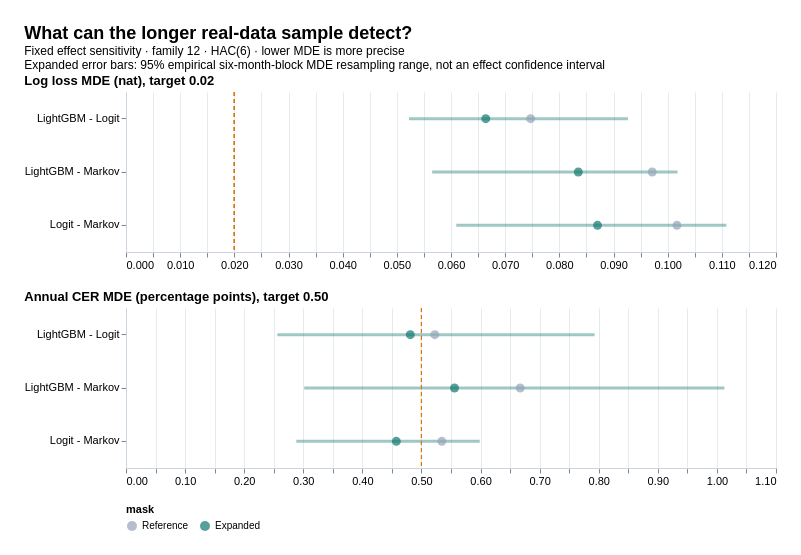

Here is the Vega-Lite specification saved for this chart:
### Vega-Lite specification from a JSON file in a GitHub repository (floating-point values rounded to 4 significant figures)
{"title": {"text": "What can the longer real-data sample detect?", "subtitle": ["Fixed effect sensitivity · family 12 · HAC(6) · lower MDE is more precise", "Expanded error bars: 95% empirical six-month-block MDE resampling range, not an effect confidence interval"]}, "vconcat": [{"title": {"text": "Log loss MDE (nat), target 0.02", "fontSize": 13}, "data": {"values": [{"comparison": "Logit - Markov", "endpoint": "log_loss", "mask": "Expanded", "mde": 0.08705, "low": 0.06097, "high": 0.1108}, {"comparison": "Logit - Markov", "endpoint": "log_loss", "mask": "Reference", "mde": 0.1017, "low": null, "high": null}, {"comparison": "LightGBM - Markov", "endpoint": "log_loss", "mask": "Expanded", "mde": 0.0835, "low": 0.05651, "high": 0.1018}, {"comparison": "LightGBM - Markov", "endpoint": "log_loss", "mask": "Reference", "mde": 0.09715, "low": null, "high": null}, {"comparison": "LightGBM - Logit", "endpoint": "log_loss", "mask": "Expanded", "mde": 0.06642, "low": 0.05224, "high": 0.09267}, {"comparison": "LightGBM - Logit", "endpoint": "log_loss", "mask": "Reference", "mde": 0.0747, "low": null, "high": null}]}, "width": 650, "height": 160, "layer": [{"transform": [{"filter": "datum.mask === 'Expanded'"}], "mark": {"type": "rule", "color": "#0f766e", "opacity": 0.4, "strokeWidth": 3}, "encoding": {"y": {"field": "comparison", "type": "nominal", "title": null}, "x": {"field": "low", "type": "quantitative", "title": null}, "x2": {"field": "high"}}}, {"mark": {"type": "point", "filled": true, "size": 80}, "encoding": {"y": {"field": "comparison", "type": "nominal", "title": null}, "x": {"field": "mde", "type": "quantitative", "title": null}, "color": {"field": "mask", "type": "nominal", "scale": {"domain": ["Reference", "Expanded"], "range": ["#94a3b8", "#0f766e"]}, "legend": {"orient": "bottom"}}}}, {"mark": {"type": "rule", "color": "#d97706", "strokeDash": [4, 3]}, "encoding": {"x": {"datum": 0.02}}}]}, {"title": {"text": "Annual CER MDE (percentage points), target 0.50", "fontSize": 13}, "data": {"values": [{"comparison": "Logit - Markov", "endpoint": "annual_CER", "mask": "Expanded", "mde": 0.4575, "low": 0.2882, "high": 0.5986}, {"comparison": "Logit - Markov", "endpoint": "annual_CER", "mask": "Reference", "mde": 0.5345, "low": null, "high": null}, {"comparison": "LightGBM - Markov", "endpoint": "annual_CER", "mask": "Expanded", "mde": 0.5559, "low": 0.3016, "high": 1.013}, {"comparison": "LightGBM - Markov", "endpoint": "annual_CER", "mask": "Reference", "mde": 0.6671, "low": null, "high": null}, {"comparison": "LightGBM - Logit", "endpoint": "annual_CER", "mask": "Expanded", "mde": 0.4811, "low": 0.256, "high": 0.793}, {"comparison": "LightGBM - Logit", "endpoint": "annual_CER", "mask": "Reference", "mde": 0.5226, "low": null, "high": null}]}, "width": 650, "height": 160, "layer": [{"transform": [{"filter": "datum.mask === 'Expanded'"}], "mark": {"type": "rule", "color": "#0f766e", "opacity": 0.4, "strokeWidth": 3}, "encoding": {"y": {"field": "comparison", "type": "nominal", "title": null}, "x": {"field": "low", "type": "quantitative", "title": null}, "x2": {"field": "high"}}}, {"mark": {"type": "point", "filled": true, "size": 80}, "encoding": {"y": {"field": "comparison", "type": "nominal", "title": null}, "x": {"field": "mde", "type": "quantitative", "title": null}, "color": {"field": "mask", "type": "nominal", "scale": {"domain": ["Reference", "Expanded"], "range": ["#94a3b8", "#0f766e"]}, "legend": {"orient": "bottom"}}}}, {"mark": {"type": "rule", "color": "#d97706", "strokeDash": [4, 3]}, "encoding": {"x": {"datum": 0.5}}}]}], "resolve": {"scale": {"x": "independent"}}, "background": "#ffffff", "padding": 24, "config": {"font": "Arial", "title": {"fontSize": 18, "anchor": "start"}, "axis": {"labelFontSize": 11, "titleFontSize": 12, "gridColor": "#e5eaf0", "domainColor": "#cbd5e1"}, "view": {"stroke": null}}}
